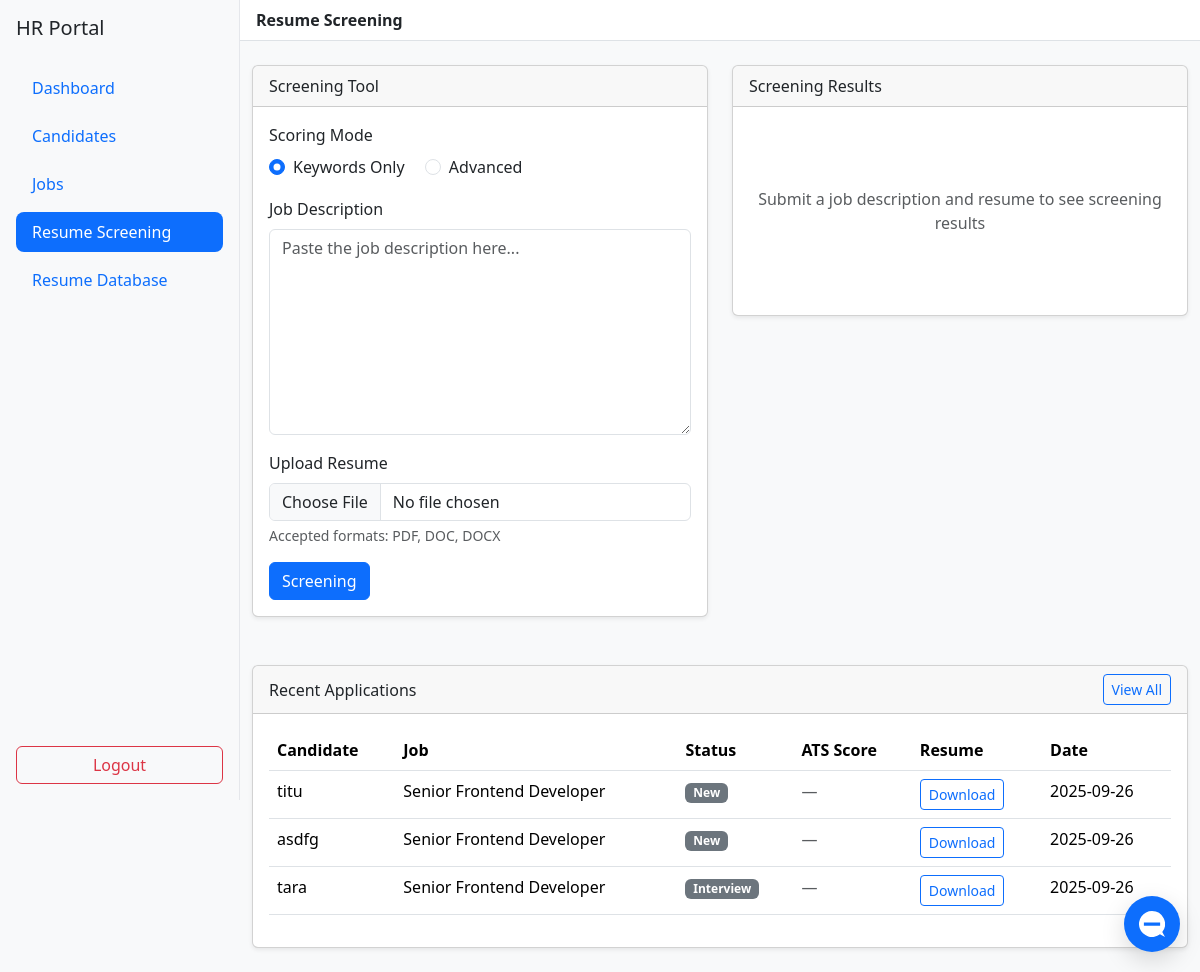
Page /hr/screening (signed in) on the committed database.
### app.py (models this page shows, shortened)
class Application(db.Model):
    id = db.Column(db.Integer, primary_key=True)
    candidate_id = db.Column(db.Integer, db.ForeignKey('candidate.id'), nullable=False)
    job_id = db.Column(db.Integer, db.ForeignKey('job.id'), nullable=False)
    status = db.Column(db.String(50), default='New')
    created_at = db.Column(db.DateTime, default=datetime.utcnow)
    resume_filename = db.Column(db.String(255))
    ats_score = db.Column(db.Integer, default=None)  # cached ATS score vs job description
    candidate = db.relationship('Candidate', backref=db.backref('applications', lazy=True))
    job = db.relationship('Job', backref=db.backref('applications', lazy=True))

class Candidate(db.Model):
    id = db.Column(db.Integer, primary_key=True)
    username = db.Column(db.String(80), unique=True, nullable=False)
    password_hash = db.Column(db.String(200), nullable=False)
    name = db.Column(db.String(120))
    email = db.Column(db.String(120))
    phone = db.Column(db.String(30))

class Job(db.Model):
    id = db.Column(db.Integer, primary_key=True)
    title = db.Column(db.String(200), nullable=False)
    company = db.Column(db.String(200), nullable=False)
    tags = db.Column(db.String(200), default='')
    description = db.Column(db.Text, default='')  # JD text

### app.py (the view, shortened to what this page needs)
@app.route('/hr/screening', methods=['GET', 'POST'])
def hr_screening():
    guard = require_hr()
    if guard:
        return guard
    apps = Application.query.order_by(Application.created_at.desc()).limit(10).all()
    return render_template('hr_screening.html', applications=apps)

### app.py (called while the page is built)
def require_hr():
    if 'hr_id' not in session:
        return redirect(url_for('login_hr'))
    return None

### templates/hr_screening.html (shortened to what this page needs)
{% extends 'hr_base.html' %}
{% set title='Resume Screening' %}
{% set active='screening' %}
{% set header='Resume Screening' %}
{% block body %}
<div class="row">
  <div class="col-md-6">
    <div class="card shadow-sm mb-4">
      <div class="card-header">Screening Tool</div>
      <div class="card-body">
        <form id="screeningForm" method="POST" enctype="multipart/form-data">
          <div class="mb-3">
            <label class="form-label">Scoring Mode</label>
            <div>
              <div class="form-check form-check-inline">
                <input class="form-check-input" type="radio" name="modeSelect" id="modeKeywords" value="keywords" checked>
                <label class="form-check-label" for="modeKeywords">Keywords Only</label>
              </div>
              <div class="form-check form-check-inline">
                <input class="form-check-input" type="radio" name="modeSelect" id="modeAdvanced" value="advanced">
                <label class="form-check-label" for="modeAdvanced">Advanced</label>
              </div>
            </div>
          </div>
          <div class="mb-3">
            <label for="jobDescription" class="form-label">Job Description</label>
            <textarea class="form-control" id="jobDescription" name="job_description" rows="8" placeholder="Paste the job description here..." required></textarea>
          </div>
          <div class="mb-3">
            <label for="resumeFile" class="form-label">Upload Resume</label>
            <input class="form-control" type="file" id="resumeFile" name="resume" accept=".pdf,.doc,.docx" required>
            <div class="form-text">Accepted formats: PDF, DOC, DOCX</div>
          </div>
          <button type="submit" class="btn btn-primary">Screening</button>
        </form>
      </div>
    </div>
  </div>
  <div class="col-md-6">
    <div class="card shadow-sm">
      <div class="card-header">Screening Results</div>
      <div class="card-body">
        <div id="screeningResults">
          <div class="text-center text-muted py-5">
            <p class="mt-3">Submit a job description and resume to see screening results</p>
          </div>
        </div>
      </div>
    </div>
  </div>
</div>
<div class="card shadow-sm mt-4">
  <div class="card-header d-flex justify-content-between align-items-center">
    <span>Recent Applications</span>
    <a href="{{ url_for('hr_resumes') }}" class="btn btn-sm btn-outline-primary">View All</a>
  </div>
  <div class="card-body">
    <div class="table-responsive">
      <table class="table table-hover">
        <thead>
          <tr>
            <th>Candidate</th>
            <th>Job</th>
            <th>Status</th>
            <th>ATS Score</th>
            <th>Resume</th>
            <th>Date</th>
          </tr>
        </thead>
        <tbody>
          {% for a in applications %}
          <tr>
            <td>{{ a.candidate.name or a.candidate.username }}</td>
            <td>{{ a.job.title }}</td>
            <td><span class="badge bg-secondary">{{ a.status }}</span></td>
            <td>
              {% if a.ats_score is not none %}
                <span class="badge bg-{% if a.ats_score >= 75 %}success{% elif a.ats_score >= 50 %}warning{% else %}secondary{% endif %}">{{ a.ats_score }}%</span>
              {% else %}
                <span class="text-muted">—</span>
              {% endif %}
            </td>
            <td>{% if a.resume_filename %}<a href="{{ url_for('download_resume', filename=a.resume_filename) }}" class="btn btn-sm btn-outline-primary">Download</a>{% else %}<span class="text-muted">N/A</span>{% endif %}</td>
            <td>{{ a.created_at.strftime('%Y-%m-%d') }}</td>
          </tr>
          {% else %}
          <tr><td colspan="6" class="text-center text-muted py-3">No applications found</td></tr>
          {% endfor %}
        </tbody>
      </table>
    </div>
  </div>
</div>
{% endblock %}

### static/css/styles.css (style rules this page uses)
body { background-color: #f8f9fa; }

### rows in the picture
Application: candidate "titu", job "Senior Frontend Developer", status "New", created_at "2025-09-26"
Application: candidate "asdfg", job "Senior Frontend Developer", status "New", created_at "2025-09-26"
Application: candidate "tara", job "Senior Frontend Developer", status "Interview", created_at "2025-09-26"

### other values in the picture
{{ header or '' }} "Resume Screening"
